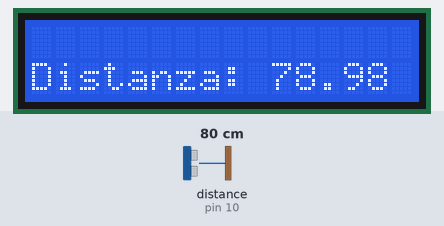
Simulated run of this sketch. Board: Arduino Uno, built with avr-gcc and run on an emulated ATmega328P. Parts: 16×2 character LCD. Wiring (inferred from the names in the program): ultrasonic range finder: trigger pin 9; echo pin 10. The test bench sets the inputs (shaded band); at power-on: distance to the obstacle (sensor on pin 10) 80 cm. The echo pulse lasts 58.3 µs per cm; what the sketch prints to the serial monitor is not drawn.

Above: at 1.2 s.
1.3 s: distance to the obstacle (sensor on pin 10) set to 9 cm
At 1.47 s:
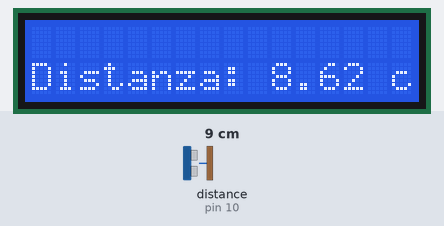
3.3 s: distance to the obstacle (sensor on pin 10) set to 60 cm
At 4.5 s:
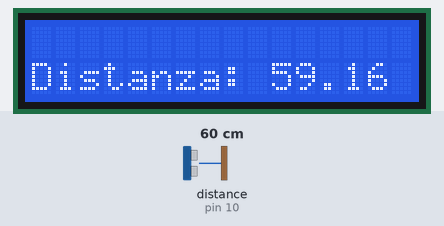
4.8 s: distance to the obstacle (sensor on pin 10) set to 18 cm
At 5.06 s:
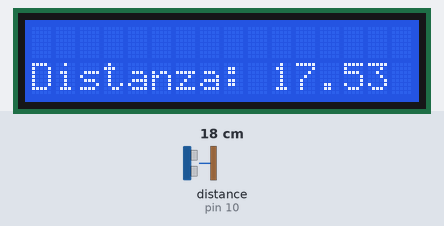
6.3 s: distance to the obstacle (sensor on pin 10) set to 35 cm
At 6.42 s:
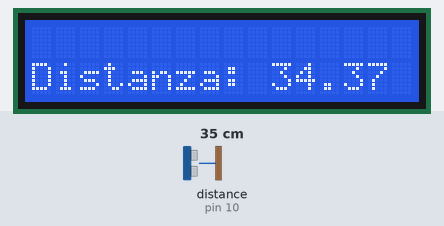
Timing chart, 0 to 8.8 s (numbered marks = the images above; inputs shaded):
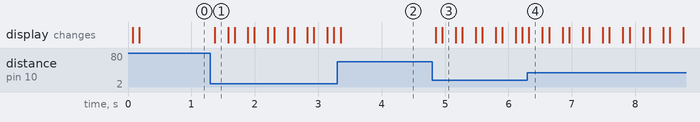

Measured:
- after the input at 1.3 s, the display: changes after 0.07 s (image 1)
- after the input at 3.3 s, the display: changes after 0.05 s (image 2)
- after the input at 4.8 s, the display: first changes after 0.05 s (image 3 shows a later state)
- after the input at 6.3 s, the display: changes at once (image 4)

The sketch:

Metro_a_ultrasuoni.ino
```cpp
// C++ code
/* metro ad ultrasuoni
By Andrea

Questo codice rileva la distanza di un oggetto con un sensore a ultrasuoni e la scrive sulla seriale e su un LCD.
Credo che sia la base per radar e ecoscandaglio

CIRCUITO DEL SENSORE:
 * trig --> 9
 * echo --> 10

CIRCUITO DELL'LCD:
 * LCD RS --> pin 12
 * LCD Enable --> pin 11
 * LCD D4 --> pin 5
 * LCD D5 --> pin 4
 * LCD D6 --> pin 3
 * LCD D7 --> pin 2
 * LCD R/W --> GND
 * LCD VSS --> GND
 * LCD VCC --> 5V


*/


const int trigPin = 9;
const int echoPin = 10;

#include <LiquidCrystal.h>  // Libreria dell'LCD
const int rs = 12, en = 11, d4 = 5, d5 = 4, d6 = 3, d7 = 2;
LiquidCrystal lcd(rs, en, d4, d5, d6, d7);

float duration; // tempo tra invio e ritorno del segnale
float distance; // distanza dell'oggetto

void setup()
{
  Serial.begin(9600);
  lcd.begin(16, 2);
  pinMode(trigPin, OUTPUT);
  pinMode(echoPin, INPUT);
  lcd.setCursor(1, 1);
  lcd.print("By Andrea");
}

void loop()
{
    digitalWrite(trigPin, LOW); // stringa di inizializzazione
    delayMicroseconds(2);
    digitalWrite(trigPin, HIGH);	// impulso
    delayMicroseconds(10);
    digitalWrite(trigPin, LOW); // fine impulso
    duration = pulseIn(echoPin, HIGH); // Misura per quanto tempo echoPin rimane HIGH, quindi durata del ritorno
    distance = (duration * 0.034) / 2;
  	lcd.setCursor(0, 1);
  	Serial.print("Distanza: ");
  	lcd.print("Distanza: ");
    Serial.print(distance);
  	lcd.print(distance);
    Serial.println(" cm");
  	lcd.print(" cm");
    delay(100);
}
```
